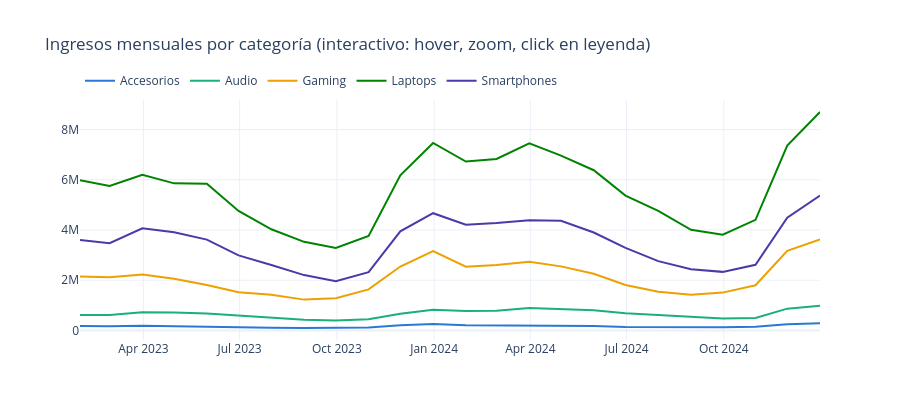

The notebook cell saved with this chart:
### Markdown cell above
## 6. Plotly: interactividad cuando se justifica

Matplotlib/Seaborn son ideales para reportes estáticos (PDF, slides). Plotly
vale la pena cuando el usuario final necesita **explorar** — zoom, hover con
detalle exacto, filtrar series desde la leyenda. Mismo criterio de paleta y
un solo eje aplica igual.

### Code cell
import plotly.graph_objects as go

ventas_mensuales = ventas.groupby([pd.Grouper(key="fecha", freq="ME"), "categoria"], observed=True)["ingresos"].sum().reset_index()

fig = go.Figure()
for i, cat in enumerate(ventas_mensuales["categoria"].unique()):
    sub = ventas_mensuales[ventas_mensuales["categoria"] == cat]
    fig.add_trace(go.Scatter(
        x=sub["fecha"], y=sub["ingresos"], mode="lines", name=cat,
        line=dict(color=CATEGORICO[i % len(CATEGORICO)], width=2),
        hovertemplate="%{y:$,.0f}<extra>%{fullData.name}</extra>",
    ))

fig.update_layout(
    title="Ingresos mensuales por categoría (interactivo: hover, zoom, click en leyenda)",
    template="plotly_white", hovermode="x unified", height=420,
    legend=dict(orientation="h", yanchor="bottom", y=1.02),
)
fig.show()
